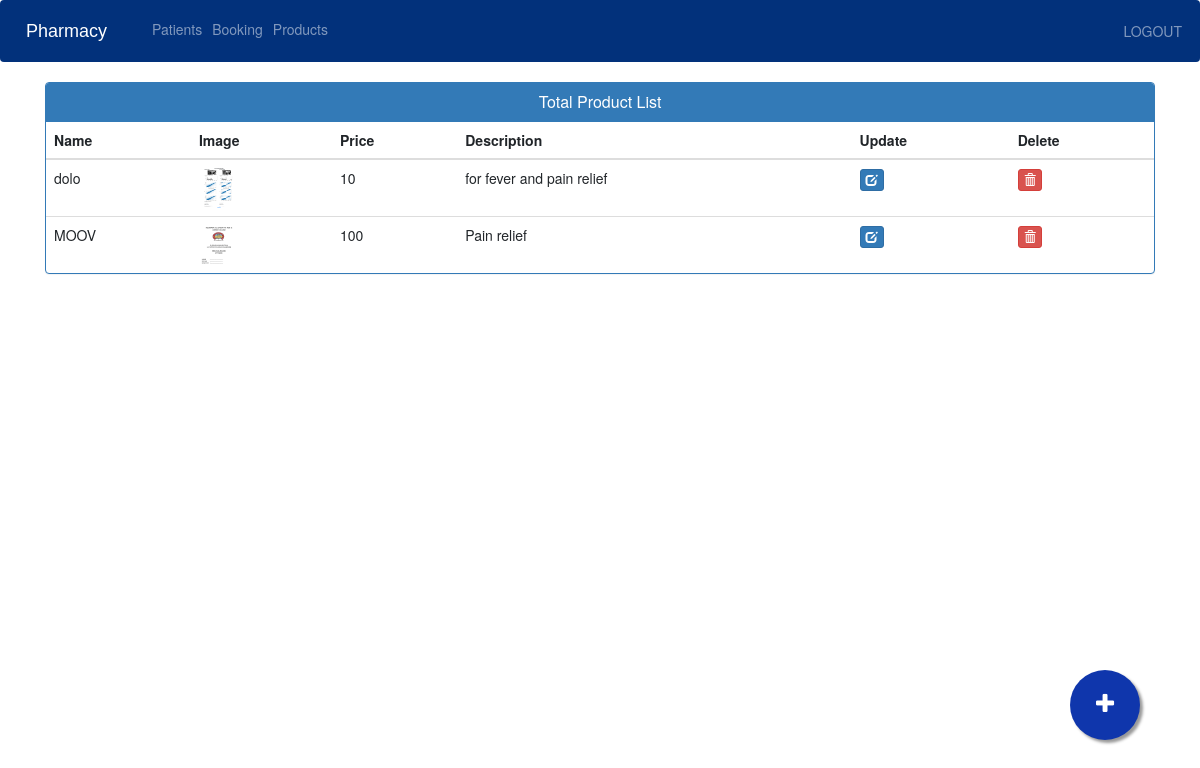
The page /pharmacy-products on the database its author committed.
### hospital/models.py (models this page shows, shortened)
class Product(models.Model):
    name=models.CharField(max_length=40)
    product_image= models.ImageField(upload_to='product_image/',null=True,blank=True)
    price = models.PositiveIntegerField()
    description=models.CharField(max_length=40)

### hospital/views.py (the view)
# urls.py: path('pharmacy-products', views.pharmacy_products_view,name='pharmacy-products'),
def pharmacy_products_view(request):
    products=models.Product.objects.all()
    return render(request,'hospital/pharmacy_products.html',{'products':products})

### templates/hospital/pharmacy_products.html (shortened to what this page needs)
{% extends 'hospital/pharmacy_base.html' %}
{% load static %}
{% block content %}
<head>
  <link href="//netdna.bootstrapcdn.com/bootstrap/3.0.0/css/bootstrap.min.css" rel="stylesheet" id="bootstrap-css">
</head>
<div class="container">
  <div class="panel panel-primary">
    <div class="panel-heading">
      <h6 class="panel-title">Total Product List</h6>
    </div>
    <table class="table table-hover" id="dev-table">
      <thead>
        <tr>
          <th>Name</th>
          <th>Image</th>
          <th>Price</th>
          <th>Description</th>
          <th>Update</th>
          <th>Delete</th>
        </tr>
      </thead>
      {% for p in products %}
        {% if p %}
          <tr>
            <td>{{ p.name }}</td>
            <td><img src="{{ p.product_image.url }}" alt="Product Image" height="40px" width="40px" /></td>
            <td>{{ p.price }}</td>
            <td>{{ p.description }}</td>
            <td><a class="btn btn-primary btn-xs" href="{% url 'update-product' p.id %}"><span class="glyphicon glyphicon-edit"></span></a></td>
            <td><a class="btn btn-danger btn-xs" href="{% url 'delete-product' p.id %}"><span class="glyphicon glyphicon-trash"></span></a></td>
          </tr>
        {% else %}
          <br><br><br>
          <h1>No products</h1>
        {% endif %}
      {% endfor %}
    </table>
  </div>
</div>
<a href="{% url 'pharmacy-add-product' %}" class="float">
  <i class="fa fa-plus my-float"></i>
</a>
{% endblock content %}

### templates/hospital/pharmacy_base.html (style rules this page uses)
.fa { font-size: 23px; width: 60px; text-align: center; text-decoration: none; margin: 5px 2px; border-radius: 50%; }

### templates/hospital/pharmacy_products.html (style rules this page uses)
a:link { text-decoration: none; }
h6 { text-align: center; }
.float { position: fixed; width: 70px; height: 70px; bottom: 60px; right: 60px; background-color: rgb(15, 54, 172); color: #FFF; border-radius: 50px; text-align: center; box-shadow: 3px 3px 3px #999; }
.my-float { margin-top: 22px; }

### rows shown on the page
Product: name "dolo", product_image (picture), price "10", description "for fever and pain relief"
Product: name "MOOV", product_image (picture), price "100", description "Pain relief"
